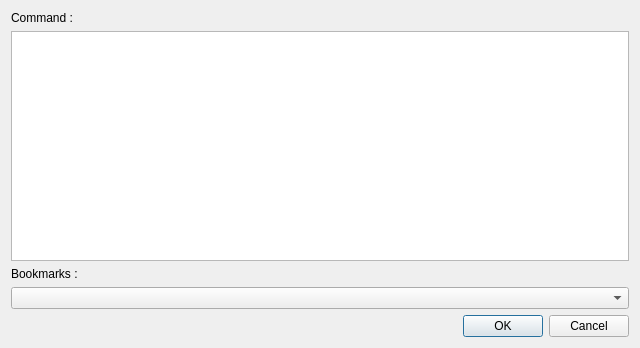
<?xml version="1.0" encoding="UTF-8"?>
<ui version="4.0">
 <class>SendCommand</class>
 <widget class="QDialog" name="SendCommand">
  <property name="windowModality">
   <enum>Qt::WindowModal</enum>
  </property>
  <property name="geometry">
   <rect>
    <x>0</x>
    <y>0</y>
    <width>640</width>
    <height>348</height>
   </rect>
  </property>
  <property name="windowTitle">
   <string>Send a command to the server</string>
  </property>
  <property name="windowIcon">
   <iconset resource="../../ressources/ressources.qrc">
    <normaloff>:/img/Bubble-32.png</normaloff>:/img/Bubble-32.png</iconset>
  </property>
  <layout class="QVBoxLayout" name="verticalLayout">
   <item>
    <widget class="QLabel" name="label">
     <property name="text">
      <string>Command :</string>
     </property>
    </widget>
   </item>
   <item>
    <widget class="QPlainTextEdit" name="pteCommand"/>
   </item>
   <item>
    <widget class="QLabel" name="label_2">
     <property name="text">
      <string>Bookmarks :</string>
     </property>
    </widget>
   </item>
   <item>
    <widget class="QComboBox" name="bookmarks">
     <property name="currentIndex">
      <number>-1</number>
     </property>
     <item>
      <property name="text">
       <string>ls -l</string>
      </property>
     </item>
     <item>
      <property name="text">
       <string>ps aux</string>
      </property>
     </item>
    </widget>
   </item>
   <item>
    <widget class="QDialogButtonBox" name="buttonBox">
     <property name="orientation">
      <enum>Qt::Horizontal</enum>
     </property>
     <property name="standardButtons">
      <set>QDialogButtonBox::Cancel|QDialogButtonBox::Ok</set>
     </property>
    </widget>
   </item>
  </layout>
 </widget>
 <resources>
  <include location="../../ressources/ressources.qrc"/>
 </resources>
 <connections>
  <connection>
   <sender>buttonBox</sender>
   <signal>accepted()</signal>
   <receiver>SendCommand</receiver>
   <slot>accept()</slot>
   <hints>
    <hint type="sourcelabel">
     <x>248</x>
     <y>254</y>
    </hint>
    <hint type="destinationlabel">
     <x>157</x>
     <y>274</y>
    </hint>
   </hints>
  </connection>
  <connection>
   <sender>buttonBox</sender>
   <signal>rejected()</signal>
   <receiver>SendCommand</receiver>
   <slot>reject()</slot>
   <hints>
    <hint type="sourcelabel">
     <x>316</x>
     <y>260</y>
    </hint>
    <hint type="destinationlabel">
     <x>286</x>
     <y>274</y>
    </hint>
   </hints>
  </connection>
  <connection>
   <sender>bookmarks</sender>
   <signal>currentIndexChanged(QString)</signal>
   <receiver>pteCommand</receiver>
   <slot>setPlainText(QString)</slot>
   <hints>
    <hint type="sourcelabel">
     <x>319</x>
     <y>291</y>
    </hint>
    <hint type="destinationlabel">
     <x>319</x>
     <y>140</y>
    </hint>
   </hints>
  </connection>
 </connections>
</ui>
